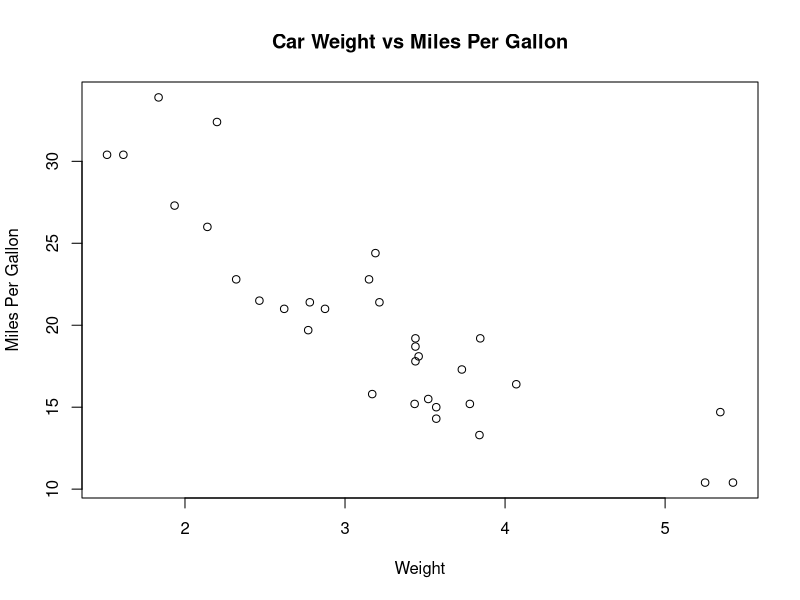
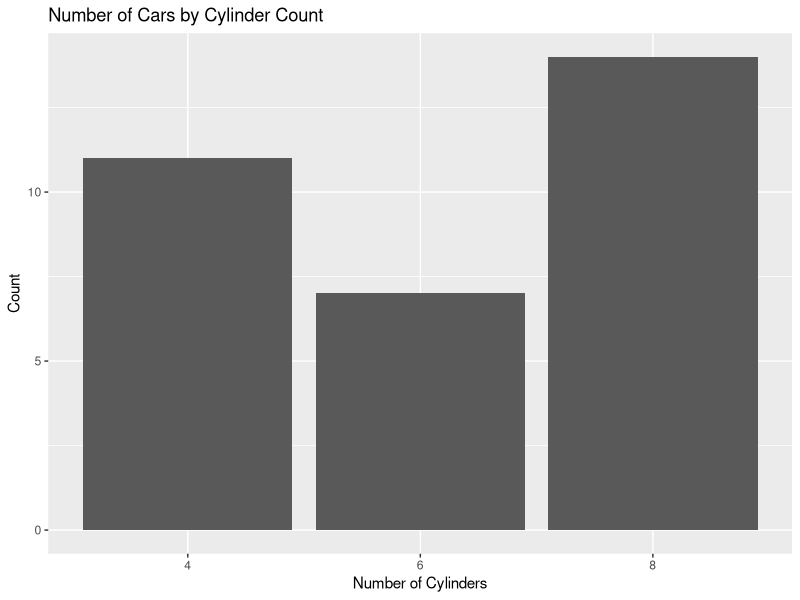
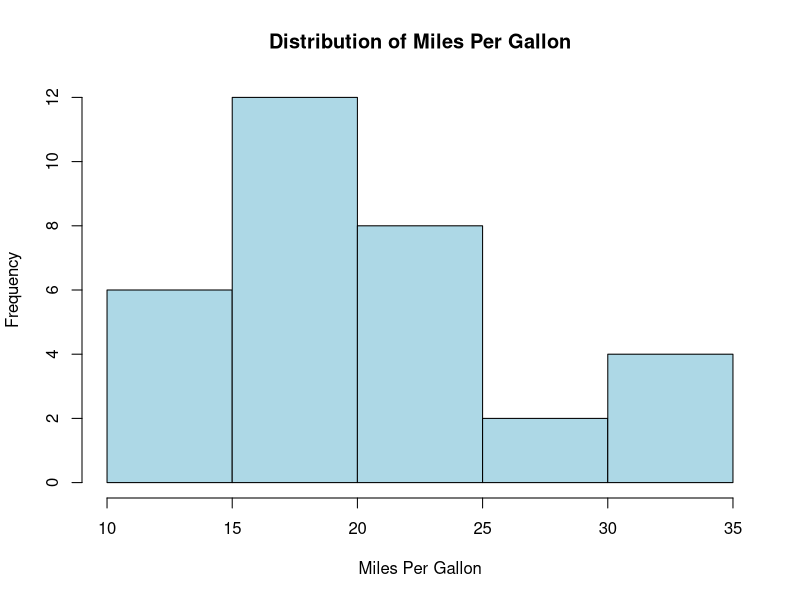

Reproduce these figures in R, in order.
plot(mtcars$wt, mtcars$mpg,
     main = "Car Weight vs Miles Per Gallon",
     xlab = "Weight",
     ylab = "Miles Per Gallon")

install.packages("ggplot2")
library(ggplot2)

ggplot(mtcars, aes(x = factor(cyl))) +
  geom_bar() +
  labs(title = "Number of Cars by Cylinder Count",
       x = "Number of Cylinders",
       y = "Count")

#Added Histogram
hist(mtcars$mpg,
     main = "Distribution of Miles Per Gallon",
     xlab = "Miles Per Gallon",
     col = "lightblue")
